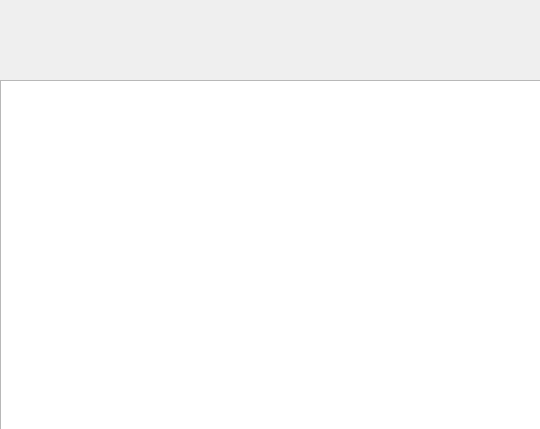
<?xml version="1.0" encoding="UTF-8"?>
<ui version="4.0">
 <class>Form</class>
 <widget class="QWidget" name="Form">
  <property name="geometry">
   <rect>
    <x>0</x>
    <y>0</y>
    <width>540</width>
    <height>429</height>
   </rect>
  </property>
  <property name="windowTitle">
   <string>Form</string>
  </property>
  <widget class="QTextEdit" name="textEdit">
   <property name="geometry">
    <rect>
     <x>0</x>
     <y>80</y>
     <width>541</width>
     <height>351</height>
    </rect>
   </property>
   <property name="horizontalScrollBarPolicy">
    <enum>Qt::ScrollBarAlwaysOff</enum>
   </property>
   <property name="readOnly">
    <bool>true</bool>
   </property>
  </widget>
  <widget class="QLabel" name="label">
   <property name="geometry">
    <rect>
     <x>0</x>
     <y>0</y>
     <width>551</width>
     <height>81</height>
    </rect>
   </property>
   <property name="text">
    <string/>
   </property>
   <property name="pixmap">
    <pixmap>Talker/img/top.png</pixmap>
   </property>
  </widget>
  <widget class="QToolButton" name="closeBt">
   <property name="geometry">
    <rect>
     <x>510</x>
     <y>0</y>
     <width>31</width>
     <height>41</height>
    </rect>
   </property>
   <property name="cursor">
    <cursorShape>PointingHandCursor</cursorShape>
   </property>
   <property name="toolTip">
    <string>关闭</string>
   </property>
   <property name="text">
    <string/>
   </property>
   <property name="checkable">
    <bool>false</bool>
   </property>
   <property name="popupMode">
    <enum>QToolButton::DelayedPopup</enum>
   </property>
   <property name="autoRaise">
    <bool>true</bool>
   </property>
  </widget>
 </widget>
 <resources/>
 <connections/>
</ui>
